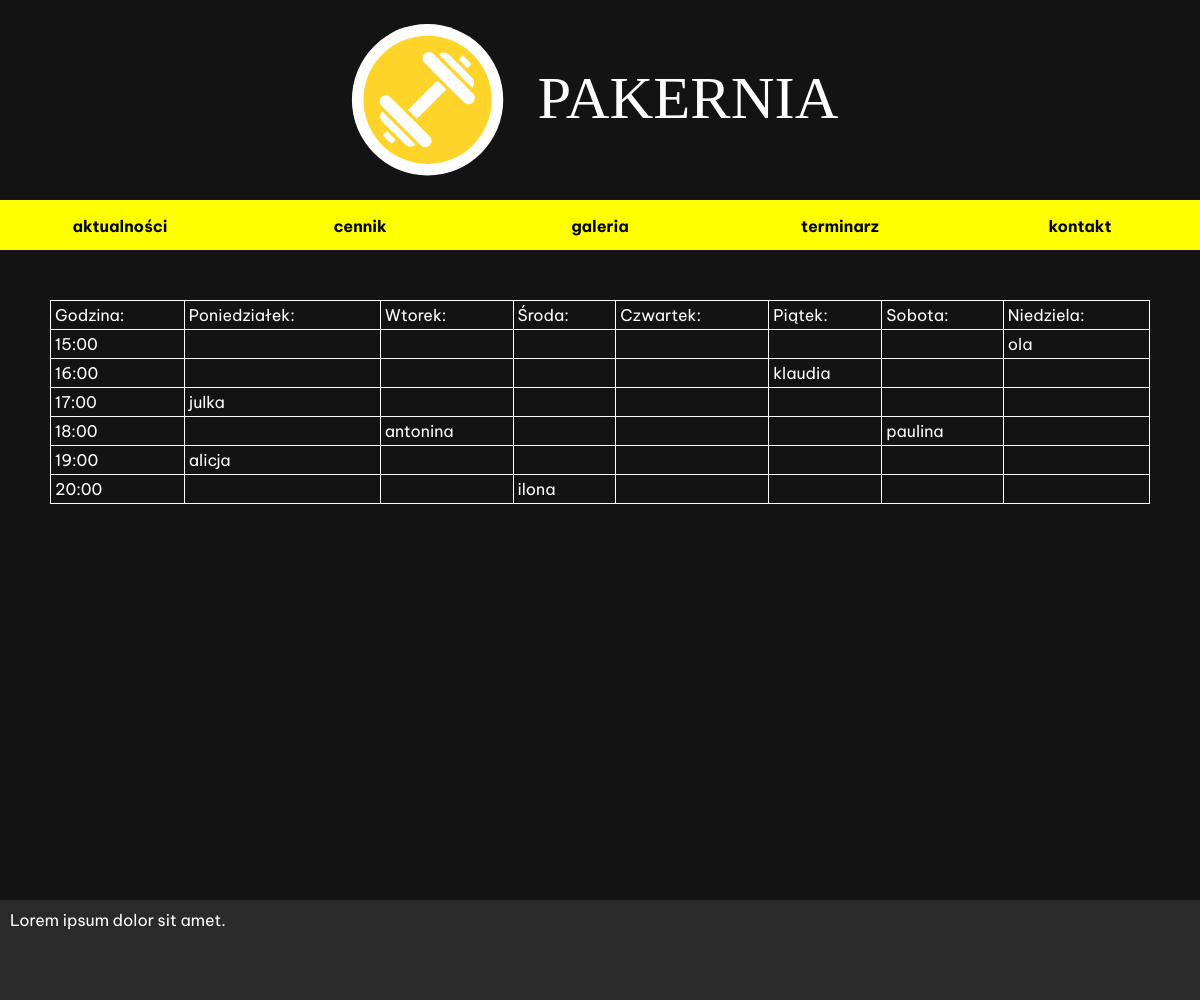
/terminarz.php, run on the app's committed database.
### tables this page shows
CREATE TABLE `schedue` (
  `id` int(11) NOT NULL,
  `time` text NOT NULL,
  `monday` text NOT NULL,
  `tuesday` text NOT NULL,
  `wednesday` text NOT NULL,
  `thursday` text NOT NULL,
  `friday` text NOT NULL,
  `saturday` text NOT NULL,
  `sunday` text NOT NULL
);

### terminarz.php (the view, shortened to what this page needs)
<?php
    $servername = "localhost";
    $username = "root";
    $password = "";
    $dbname = "strona";
    $conn = mysqli_connect($servername, $username, $password, $dbname);
    $schedueSelectQuery = "SELECT * FROM schedue";
    $schedueSelectQueryResult = mysqli_query($conn, $schedueSelectQuery);
?>
<!DOCTYPE html>
<html lang="pl">
<head>
    <link rel="stylesheet" href="style.css">
</head>
<body>
    <div class="container">
        <div class="banner">
            <img src="p.svg" alt="zdjęcie">
        </div>
        <div class="nav">
            <ul>
                <li><a href="aktualnosci.php"><b>aktualności</b></a></li>
                <li><a href="cennik.php"><b>cennik</b></a></li>
                <li><a href="galeria.html"><b>galeria</b></a></li>
                <li><a href="terminarz.php" ><b>terminarz</b></a></li>
                <li><a href="index.html" ><b>kontakt</b></a></li>
            </ul>
        </div>
        <div class="terminarz">
            <table style="width:100%">
                <tr>
                    <td>Godzina:</td><td>Poniedziałek:</td><td>Wtorek:</td><td>Środa:</td><td>Czwartek:</td><td>Piątek:</td><td>Sobota:</td><td>Niedziela:</td>
                </tr>
            <?php
                if (mysqli_num_rows($schedueSelectQueryResult) > 0) {
                    while($row = mysqli_fetch_assoc($schedueSelectQueryResult) ) {
                           echo "<tr>
                                    <td>" . $row['time'] . "</td>
                                    <td>" . $row['monday'] . "</td>
                                    <td>" . $row['tuesday'] . "</td>
                                    <td>" . $row['wednesday'] . "</td>
                                    <td>" . $row['thursday'] . "</td>
                                    <td>" . $row['friday'] . "</td>
                                    <td>" . $row['saturday'] . "</td>
                                    <td>" . $row['sunday'] . "</td>
                                </tr>";
                            }
                    }
                ?>
            </table>
        </div>
        <div class="footer">
            Lorem ipsum dolor sit amet.
          </div>
    </div>
</body>
</html>

### style.css (style rules this page uses)
body { margin: 0; background-color: rgb(0, 0, 0); font-family: 'Be Vietnam Pro', sans-serif; color: white; }
.container { max-width: 1300px; display: grid; grid-template-columns: repeat(5, 1fr); margin-left: auto; margin-right: auto; grid-auto-rows: 50px; background-color: rgb(19, 19, 19); }
.banner { background-color: rgba(137, 43, 226, 0); grid-column-start:1; grid-column-end: 6; grid-row-start: 1; grid-row-end: 5; }
.nav { background-color: rgb(139, 65, 46); grid-column-start:1; grid-column-end: 6; grid-row-start: 5; grid-row-end: 6; }
.footer { background-color: rgb(42, 42, 42); color: white; grid-column-start:1; grid-column-end:6; grid-row-start: 19; grid-row-end: 21; padding: 10px; }
ul { list-style-type: none; margin: 0; padding: 0; overflow: hidden; background-color: rgb(255, 255, 0); height: 50px; }
li { float: left; width: 20%; }
li a { display: block; color: rgb(0, 0, 0); text-align: center; text-decoration: none; padding: 16px 16px; }
img { width: 100%; height: 100%; }
.terminarz { grid-column-start:1; grid-column-end: 6; grid-row-start: 7; grid-row-end: 15; margin-left: 50px; margin-right: 50px; }
table { width: 100%; }
table, th, td { border:1px solid white; color: white; border-collapse: collapse; }
td { padding: 4px; }

### data on the page
schedue: time "15:00", sunday "ola"
schedue: time "16:00", friday "klaudia"
schedue: time "17:00", monday "julka"
schedue: time "18:00", tuesday "antonina", saturday "paulina"
schedue: time "19:00", monday "alicja"
schedue: time "20:00", wednesday "ilona"
